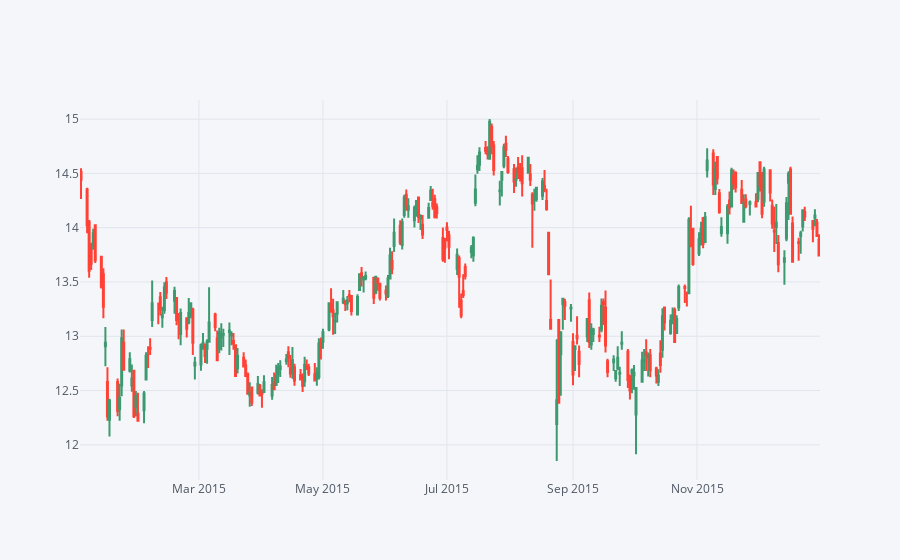

The notebook cell this image was saved under:
### Markdown cell above
** Use .iplot(kind='candle) to create a candle plot of Bank of America's stock from Jan 1st 2015 to Jan 1st 2016.**

### Code cell
bank_stocks['BAC']['2015-01-01':'2016-01-01'].iplot(kind='candle')

### Figure 1 — Plotly figure (JSON) as saved in the notebook; plotly's stock layout.template omitted (floating-point values rounded to 4 significant figures; data arrays with more than 128 entries replaced by an {"elided": "..."} marker saying what was removed)
{"data": [{"close": {"elided": "252 float values"}, "high": {"elided": "252 float values"}, "low": {"elided": "252 float values"}, "open": {"elided": "252 float values"}, "showlegend": false, "type": "candlestick", "x": {"elided": "252 str values"}, "yaxis": "y2"}], "layout": {"autosize": true, "legend": {"bgcolor": "#F5F6F9", "font": {"color": "#4D5663"}}, "paper_bgcolor": "#F5F6F9", "plot_bgcolor": "#F5F6F9", "title": {"font": {"color": "#4D5663"}}, "xaxis": {"autorange": true, "gridcolor": "#E1E5ED", "range": ["2015-01-01 12:00", "2015-12-31 12:00"], "rangeslider": {"visible": false, "yaxis2": {}}, "showgrid": true, "tickfont": {"color": "#4D5663"}, "title": {"font": {"color": "#4D5663"}, "text": ""}, "type": "date", "zerolinecolor": "#E1E5ED"}, "yaxis": {"gridcolor": "#E1E5ED", "showgrid": true, "showticklabels": false, "tickfont": {"color": "#4D5663"}, "title": {"font": {"color": "#4D5663"}, "text": ""}, "zerolinecolor": "#E1E5ED"}, "yaxis2": {"autorange": true, "gridcolor": "#E1E5ED", "range": [11.68, 15.18], "showgrid": true, "tickfont": {"color": "#4D5663"}, "title": {"font": {"color": "#4D5663"}, "text": ""}, "zerolinecolor": "#E1E5ED"}}}
